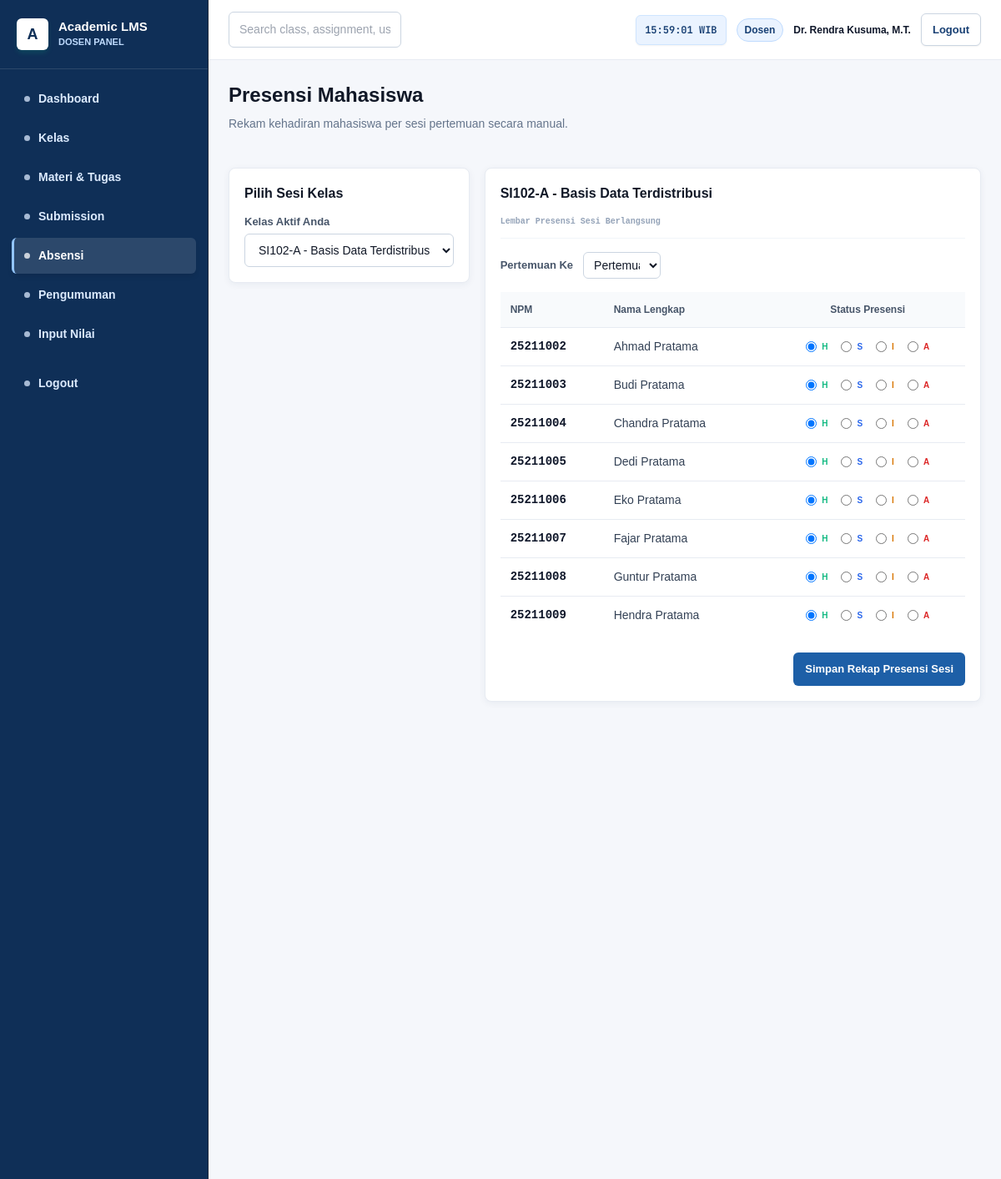
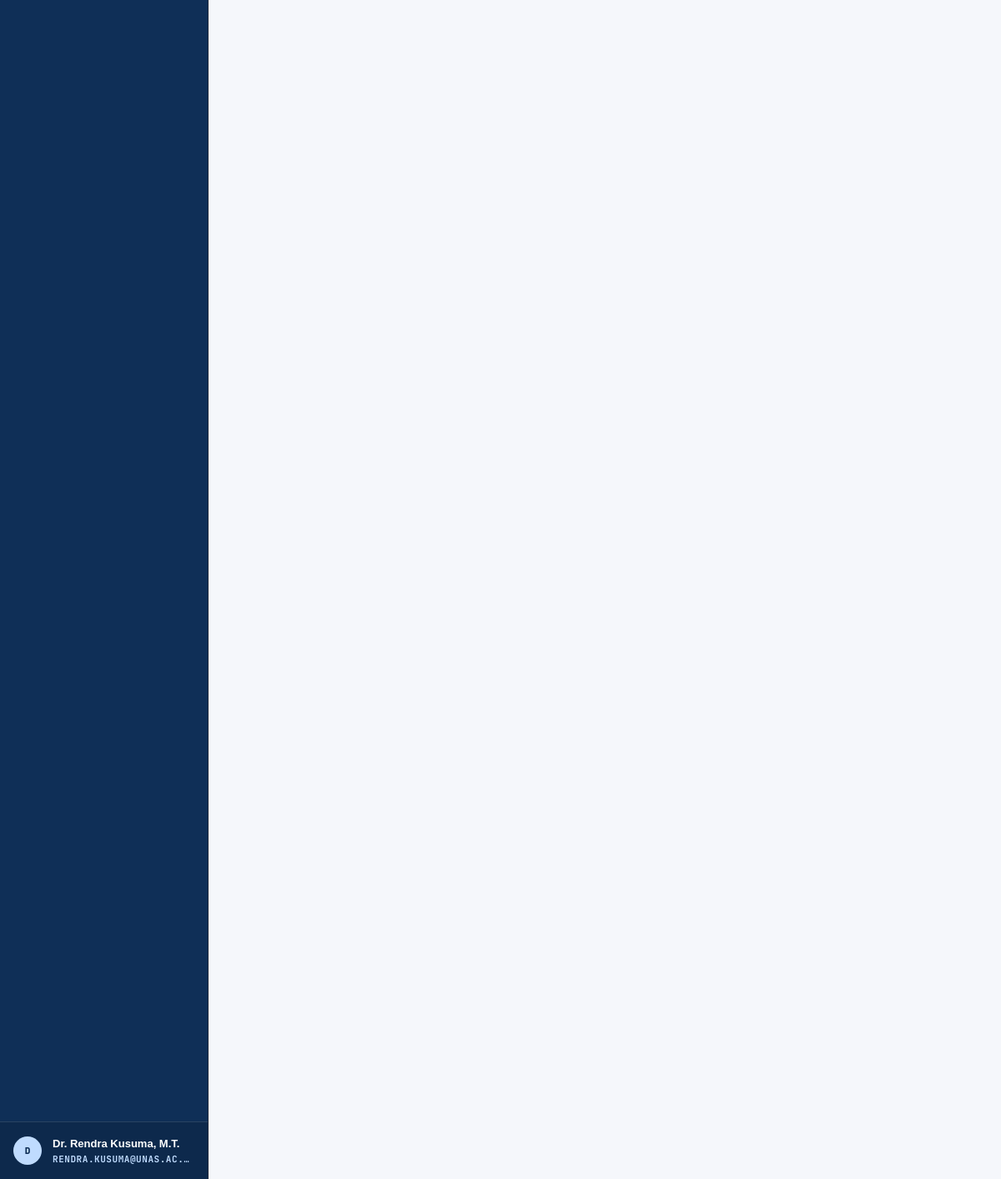
Page /dosen/absensi.php?kelas_id=2 (signed in) on the committed database (2 pictures, top to bottom).
### tables this page shows
CREATE TABLE IF NOT EXISTS kelas (
  id INT AUTO_INCREMENT PRIMARY KEY,
  matakuliah_id INT NOT NULL,
  dosen_id INT,
  kode_kelas VARCHAR(50) NOT NULL UNIQUE,
  semester INT NOT NULL,
  tahun_akademik VARCHAR(20) DEFAULT '2025/2026',
  hari VARCHAR(20) NOT NULL,
  jam_mulai TIME NOT NULL,
  jam_selesai TIME NOT NULL,
  ruangan VARCHAR(100) NOT NULL,
  kapasitas INT NOT NULL DEFAULT 40,
  jumlah_mahasiswa INT DEFAULT 0,
  FOREIGN KEY (matakuliah_id) REFERENCES matakuliah(id) ON DELETE CASCADE,
  FOREIGN KEY (dosen_id) REFERENCES dosen(id) ON DELETE SET NULL
);

CREATE TABLE IF NOT EXISTS matakuliah (
  id INT AUTO_INCREMENT PRIMARY KEY,
  kode_matkul VARCHAR(20) NOT NULL UNIQUE,
  nama_matkul VARCHAR(150) NOT NULL,
  sks INT NOT NULL
);

CREATE TABLE IF NOT EXISTS krs (
  id INT AUTO_INCREMENT PRIMARY KEY,
  mahasiswa_id INT NOT NULL,
  kelas_id INT NOT NULL,
  matakuliah_id INT NOT NULL,
  semester INT NOT NULL,
  grade VARCHAR(2) DEFAULT NULL,
  FOREIGN KEY (mahasiswa_id) REFERENCES mahasiswa(id) ON DELETE CASCADE,
  FOREIGN KEY (kelas_id) REFERENCES kelas(id) ON DELETE CASCADE,
  FOREIGN KEY (matakuliah_id) REFERENCES matakuliah(id) ON DELETE CASCADE
);

CREATE TABLE IF NOT EXISTS mahasiswa (
  id INT AUTO_INCREMENT PRIMARY KEY,
  user_id INT NOT NULL,
  jurusan_id INT NOT NULL,  
  nim VARCHAR(50) NOT NULL UNIQUE,
  semester_saat_ini INT NOT NULL DEFAULT 1,
  FOREIGN KEY (user_id) REFERENCES users(id) ON DELETE CASCADE
);

CREATE TABLE IF NOT EXISTS users (
  id INT AUTO_INCREMENT PRIMARY KEY,
  username VARCHAR(50) NOT NULL UNIQUE,
  password VARCHAR(255) NOT NULL,
  nama_lengkap VARCHAR(150) NOT NULL,
  email VARCHAR(100) NOT NULL UNIQUE,
  role ENUM('admin', 'dosen', 'mahasiswa') NOT NULL,
  status ENUM('aktif', 'nonaktif') DEFAULT 'aktif',
  created_at TIMESTAMP DEFAULT CURRENT_TIMESTAMP,
  updated_at TIMESTAMP DEFAULT CURRENT_TIMESTAMP ON UPDATE CURRENT_TIMESTAMP
);

### config.php (called while the page is built, shortened)
<?php
function sanitizeInput($data) {
    return htmlspecialchars(trim($data), ENT_QUOTES, 'UTF-8');
}
?>

### dosen/absensi.php (the view, shortened to what this page needs)
<?php
require_once __DIR__ . '/../auth/check_auth.php';
$dosen_id = $_SESSION['dosen_id'] ?? 0;
$kelas_id = sanitizeInput($_GET['kelas_id'] ?? '');
$stmtClasses = $pdo->prepare("
    SELECT k.id, k.kode_kelas, m.nama_matkul
    FROM kelas k
    JOIN matakuliah m ON k.matakuliah_id = m.id
    WHERE k.dosen_id = :dosen
");
$stmtClasses->execute(['dosen' => $dosen_id]);
$my_classes = $stmtClasses->fetchAll();
$students = [];
$class_details = null;
if (!empty($kelas_id)) {
    $stmtDetail = $pdo->prepare("
        SELECT k.*, m.nama_matkul, m.kode_matkul
        FROM kelas k
        JOIN matakuliah m ON k.matakuliah_id = m.id
        WHERE k.id = :id AND k.dosen_id = :dosen
    ");
    $stmtDetail->execute(['id' => $kelas_id, 'dosen' => $dosen_id]);
    $class_details = $stmtDetail->fetch();
    if ($class_details) {
        $stmtStudents = $pdo->prepare("
            SELECT krs.id AS krs_id, u.nama_lengkap, m.nim, krs.grade
            FROM krs
            JOIN mahasiswa m ON krs.mahasiswa_id = m.id
            JOIN users u ON m.user_id = u.id
            WHERE krs.kelas_id = :kelas_id
            ORDER BY m.nim ASC
        ");
        $stmtStudents->execute(['kelas_id' => $kelas_id]);
        $students = $stmtStudents->fetchAll();
    }
}
?>
<!DOCTYPE html>
<html lang="id">
<head>
    <script src="https://cdn.tailwindcss.com"></script>
    <link rel="stylesheet" href="../assets/css/app.css">
</head>
<body class="bg-slate-50">
    <?php include __DIR__ . '/../components/sidebar.php'; ?>
    <div class="main-content">
        <?php include __DIR__ . '/../components/header.php'; ?>
        <main class="page-container">
            <div class="page-header">
                <div>
                    <h1 class="page-title">Presensi Mahasiswa</h1>
                    <p class="page-subtitle">Rekam kehadiran mahasiswa per sesi pertemuan secara manual.</p>
                </div>
            </div>
            <div class="split-grid">
                <div class="card space-y-6">
                    <div>
                        <h3 class="card-title mb-3">Pilih Sesi Kelas</h3>
                        <form action="" method="GET" class="space-y-4">
                            <div>
                                <label class="form-label mb-1">Kelas Aktif Anda</label>
                                <select name="kelas_id" required onchange="this.form.submit()" class="form-input">
                                    <?php foreach($my_classes as $myc): ?>
                                        <option value="<?= $myc['id'] ?>" <?= $kelas_id == $myc['id'] ? 'selected' : '' ?>><?= htmlspecialchars($myc['kode_kelas']) ?> - <?= htmlspecialchars($myc['nama_matkul']) ?></option>
                                    <?php endforeach; ?>
                                </select>
                            </div>
                        </form>
                    </div>
                </div>
                <div class="card col-span-2">
                    <?php if (empty($kelas_id)): ?>
                        <div class="h-64 flex flex-col items-center justify-center text-slate-400 text-center space-y-3">
                            <svg class="w-12 h-12 text-slate-300" fill="none" viewBox="0 0 24 24" stroke="currentColor">
                                <path stroke-linecap="round" stroke-linejoin="round" stroke-width="2" d="M15 15l-2 5L9 9l11 4-5 2zm0 0l5 5M7.188 2.239l.777 2.897M5.136 7.965l-2.898-.777M13.95 4.05l-2.122 2.122m-5.657 5.656l-2.12 2.122" />
                            </svg>
                            <span class="text-xs font-semibold">Silakan pilih salah satu kelas di panel kiri untuk memuat daftar mahasiswa.</span>
                        </div>
                    <?php else: ?>
                        <div class="flex items-center justify-between mb-4 border-b border-slate-100 pb-3">
                            <div>
                                <h3 class="card-title"><?= htmlspecialchars($class_details['kode_kelas']) ?> - <?= htmlspecialchars($class_details['nama_matkul']) ?></h3>
                                <p class="text-[10px] text-slate-400 font-semibold font-mono mt-0.5">Lembar Presensi Sesi Berlangsung</p>
                            </div>
                        </div>
                        <form action="" method="POST" class="space-y-4">
                            <div class="form-inline-row">
                                <label class="form-label label-inline">Pertemuan Ke</label>
                                <select name="pertemuan_num" required class="form-input form-input-sm">
                                    <?php for($i=1; $i<=16; $i++): ?>
                                        <option value="<?= $i ?>">Pertemuan <?= $i ?></option>
                                    <?php endfor; ?>
                                </select>
                            </div>
                            <div class="overflow-y-auto max-h-[400px]">
                                <table class="w-full text-left border-collapse">
                                    <thead>
                                        <tr>
                                            <th class="table-header">NPM</th>
                                            <th class="table-header">Nama Lengkap</th>
                                            <th class="table-header text-center">Status Presensi</th>
                                        </tr>
                                    </thead>
                                    <tbody>
                                        <?php foreach($students as $st): ?>
                                            <tr class="table-row-hover">
                                                <td class="table-cell font-mono font-bold text-slate-900"><?= htmlspecialchars($st['nim']) ?></td>
                                                <td class="table-cell font-medium"><?= htmlspecialchars($st['nama_lengkap']) ?></td>
                                                <td class="table-cell">
                                                    <div class="radio-attendance-group">
                                                        <label class="radio-attendance-label label-success">
                                                            <input type="radio" name="attendance[<?= $st['krs_id'] ?>]" value="hadir" checked class="radio-attendance-input">
                                                            <span>H</span>
                                                        </label>
                                                        <label class="radio-attendance-label label-info">
                                                            <input type="radio" name="attendance[<?= $st['krs_id'] ?>]" value="sakit" class="radio-attendance-input">
                                                            <span>S</span>
                                                        </label>
                                                        <label class="radio-attendance-label label-warning">
                                                            <input type="radio" name="attendance[<?= $st['krs_id'] ?>]" value="izin" class="radio-attendance-input">
                                                            <span>I</span>
                                                        </label>
                                                        <label class="radio-attendance-label label-danger">
                                                            <input type="radio" name="attendance[<?= $st['krs_id'] ?>]" value="alfa" class="radio-attendance-input">
                                                            <span>A</span>
                                                        </label>
                                                    </div>
                                                </td>
                                            </tr>
                                        <?php endforeach; ?>
                                    </tbody>
                                </table>
                            </div>
                            <div class="form-footer-action">
                                <button type="submit" class="btn-primary btn-md">
                                    Simpan Rekap Presensi Sesi
                                </button>
                            </div>
                        </form>
                    <?php endif; ?>
                </div>
            </div>
        </main>
    </div>
</body>
</html>

### rows in the picture
kelas: kode_kelas "SI102-A", matakuliah.nama_matkul "Basis Data Terdistribusi"
krs: mahasiswa.nim "25211002", users.nama_lengkap "Ahmad Pratama"
krs: mahasiswa.nim "25211003", users.nama_lengkap "Budi Pratama"
krs: mahasiswa.nim "25211004", users.nama_lengkap "Chandra Pratama"
krs: mahasiswa.nim "25211005", users.nama_lengkap "Dedi Pratama"
krs: mahasiswa.nim "25211006", users.nama_lengkap "Eko Pratama"
krs: mahasiswa.nim "25211007", users.nama_lengkap "Fajar Pratama"
krs: mahasiswa.nim "25211008", users.nama_lengkap "Guntur Pratama"
krs: mahasiswa.nim "25211009", users.nama_lengkap "Hendra Pratama"

### other values in the picture
$current_role "DOSEN"
$item[0] "Dashboard"
$item[0] "Kelas"
$item[0] "Materi & Tugas"
$item[0] "Submission"
$item[0] "Absensi"
$item[0] "Pengumuman"
$item[0] "Input Nilai"
substr($_SESSION['nama_lengkap'] ?? 'U', 0, 1) "D"
$_SESSION['nama_lengkap'] "Dr. Rendra Kusuma, M.T."
$_SESSION['email'] "RENDRA.KUSUMA@UNAS.AC.…"
$current_role "Dosen"
$user_display_name "Dr. Rendra Kusuma, M.T."
form field kelas_id "SI102-A - Basis Data Terdistribusi"
